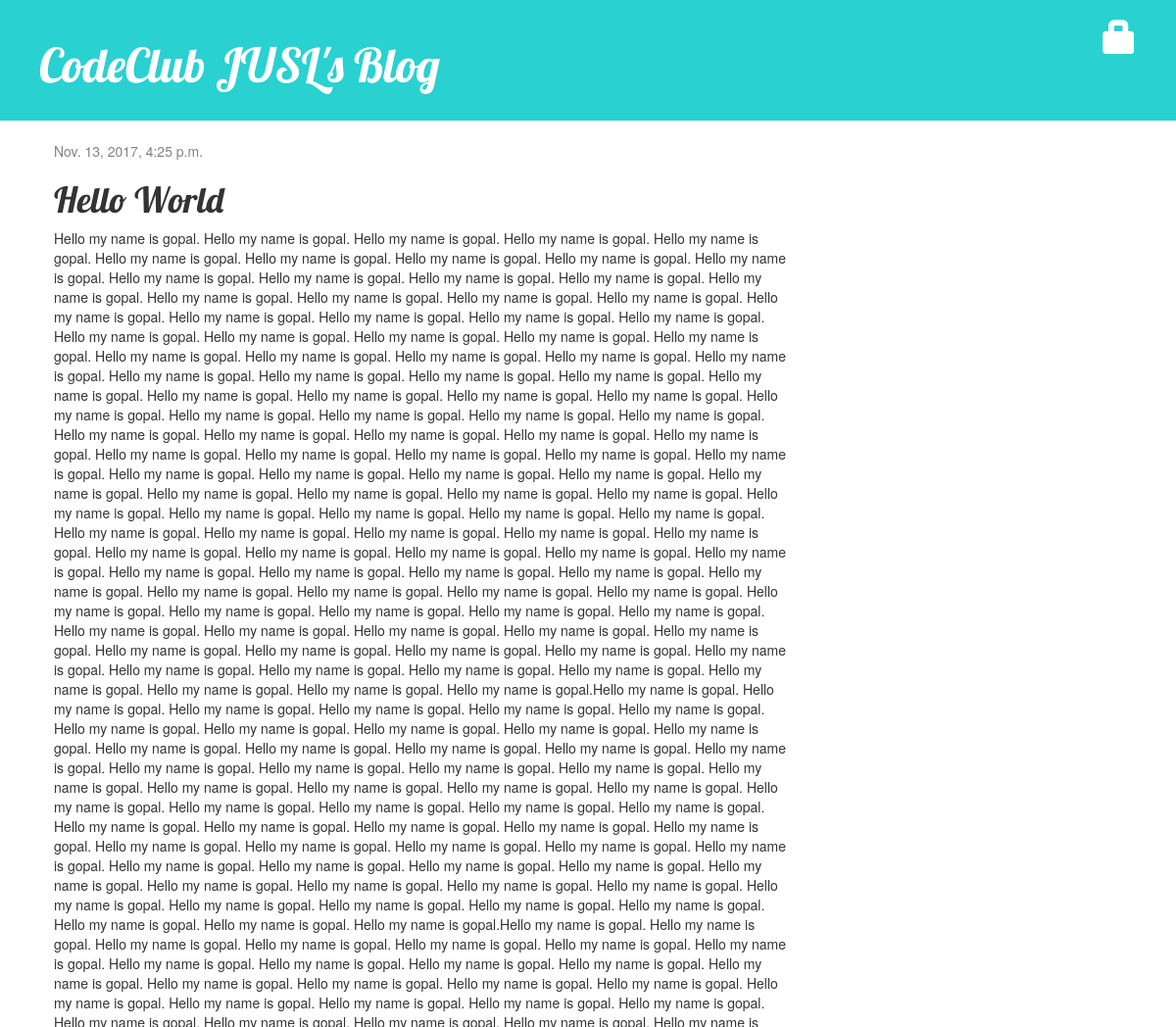
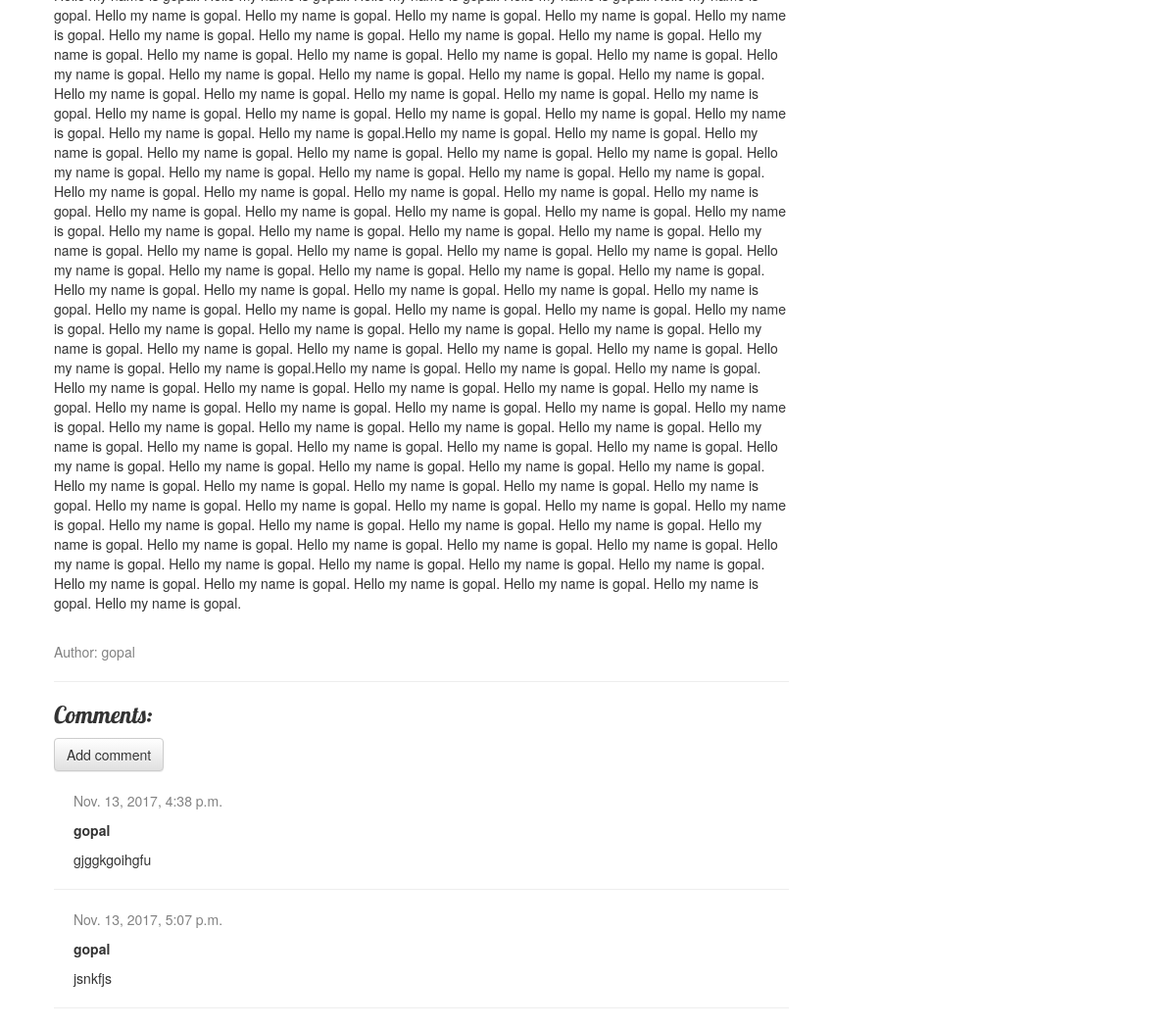
Page /post/4/ on the earlier database version (2 pictures, top to bottom).
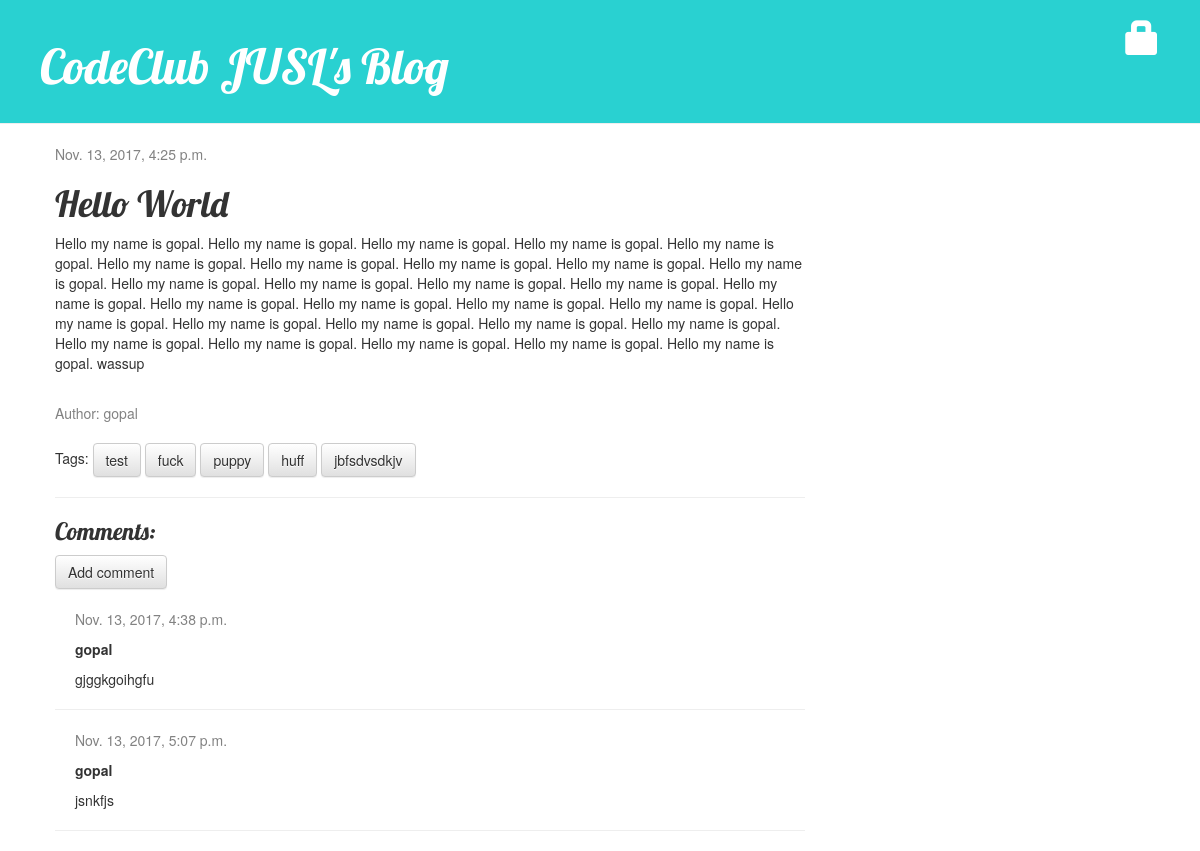
Same page on the later database version.
### blog/models.py (models this page shows, shortened)
class Post(models.Model):
    author = models.ForeignKey('auth.User')
    title = models.CharField(max_length=200)
    text = models.TextField()
    created_date = models.DateTimeField(
            default=timezone.now)
    published_date = models.DateTimeField(
            blank=True, null=True)
    tags = models.ManyToManyField('blog.Tag', related_name='posts')

class Comment(models.Model):
    post = models.ForeignKey('blog.Post',related_name='comments')
    author = models.CharField(max_length=50)
    text = models.CharField(max_length=140)
    publish_date = models.DateTimeField(default=timezone.now)
    approved_comment = models.BooleanField(default=False)

class Tag(models.Model):
    name = models.TextField()

### blog/views.py (the view)
# urls.py: url(r'^post/(?P<pk>\d+)/$', views.post_detail, name='post_detail'),
def post_detail(request, pk):
    post = get_object_or_404(Post, pk=pk)
    tags = post.tags.all()
    return render(request, 'blog/post_detail.html', {'post': post, 'tags': tags})

### blog/templates/blog/post_detail.html (shortened to what this page needs)
{% extends 'blog/base.html' %} {% block content %}
<div class="post">
    {% if post.published_date %}
    <div class="date">
        {{ post.published_date }}
    </div>
    {% else %}
    <a href="{% url 'post_publish' pk=post.pk %}" class="btn btn-default">Publish</a>
    {% endif %}
    <h1>{{ post.title }}</h1>
    <p>{{ post.text|linebreaksbr }}</p>
    <br>
    <div class="date">Author: {{post.author}}</div>
</div>
{% if tags %}
    <span>Tags:</span>
    {% for tag in tags %}
        <a class="btn btn-default" href="{% url 'tag_post_list' tag=tag.name %}">{{ tag.name }}</a>
    {% endfor %}
{% endif %}
<hr>
<h3>Comments:</h3>
<a class="btn btn-default" href="{% url 'add_comment_to_post' pk=post.pk %}">Add comment</a>
{% for comment in post.comments.all %} {% if user.is_authenticated or comment.approved_comment %}
<div class="comment">
    <div class="date">{{comment.publish_date}}</div>
    <strong>{{comment.author}}</strong>
    <p>{{comment.text|linebreaks}}</p>
</div>
<hr> {% endif %} {% empty %}
<p>No comments yet.</p>
{% endfor %} {% endblock %}

Differences in the rows shown:
changed Post "Hello World": text "…my name is gopal. Hello my name is gopal. Hello my name is gopal. Hello my name is gopal. Hello my name is gopal. Hello my name is gopal. Hello my name is gopal. Hello my name is gopal. Hello my name is gopal. Hello my name is gopal. Hello my name is gopal. Hello my name is gopal. Hello my name is gopal. Hello my name is gopal. Hello my name is gopal. Hello my name is gopal. Hello my name is gopal. Hello my name is gopal. Hello my name is gopal. Hello my name is gopal. Hello my name is gopal. Hello my name is gopal. Hello my name is gopal. Hello my name is gopal. Hello my name is gopal. Hello my name is gopal. Hello my name is gopal. Hello my name is gopal. Hello my name is gopal. Hello my…" → "…my name is gopal. wassup"
added Tag: name "test"
added Tag: name "fuck"
added Tag: name "puppy"
added Tag: name "huff"
added Tag: name "jbfsdvsdkjv"
Other differences:
text now shown: "Tags:"
